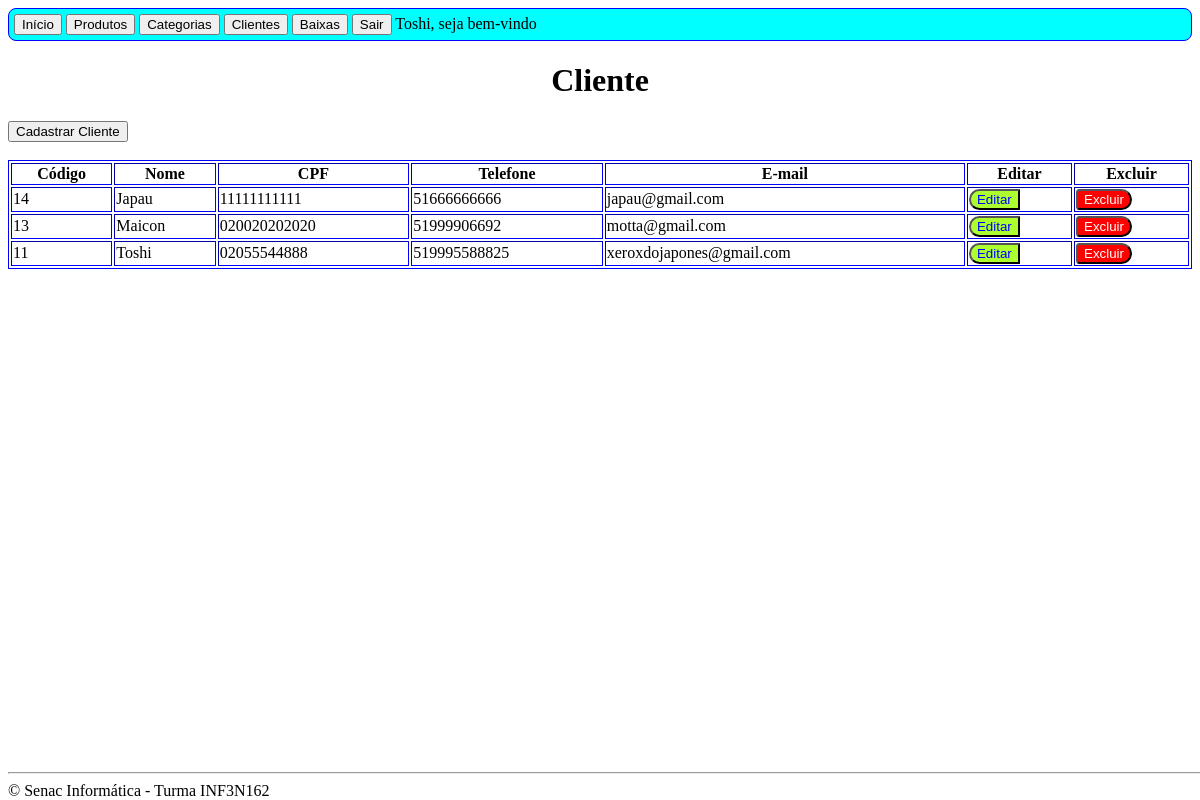
The page /cliente.php (signed in) on the database its author committed.
### tables this page shows
CREATE TABLE `cliente` (
  `id` int(11) NOT NULL,
  `nome` varchar(100) NOT NULL,
  `cpf` varchar(14) DEFAULT NULL,
  `telefone` varchar(50) DEFAULT NULL,
  `email` varchar(100) DEFAULT NULL,
  `login` varchar(30) DEFAULT NULL,
  `senha` varchar(200) DEFAULT NULL,
  `admin` int(11) NOT NULL
);

### dao/clsConexao.php (called while the page is built, shortened)
<?php
class Conexao {
    private function abrir(){
        $local = "localhost";
        $banco = "clinicaofitalmo";
        $usuario = "root";
        $senha = "";
        $conn = mysqli_connect($local, $usuario, $senha, $banco);
        return $conn;
    }
    public function consultar( $sql ){
        $conn = $this->abrir();
        if( $conn != NULL ){
            $result = mysqli_query($conn, $sql);
            return $result;
        }  else {
            return NULL;
        }
    }
}

### dao/clsClienteDAO.php (called while the page is built, shortened)
<?php
include_once CAMINHO.'dao/clsConexao.php';
include_once CAMINHO.'model/clsCliente.php';
class ClienteDAO {
    public static function getCliente(){
        $sql = " SELECT c.id, c.nome, c.telefone, c.cpf,"
             . " c.email, c.admin "
             . " FROM cliente c "
             . " ORDER BY c.nome ";
        $conn = new Conexao();
        $result = $conn->consultar($sql);
        $lista = new ArrayObject();
        while( list( $cod, $nome, $fone, $cpf, $mail,
                $admin) = mysqli_fetch_row($result) ){
            $cliente = new Cliente();
            $cliente->setId($cod);
            $cliente->setNome($nome);
            $cliente->setTelefone($fone);
            $cliente->setEmail($mail);
            $cliente->setCpf($cpf);
            $cliente->setAdmin($admin);
            $lista->append($cliente);
        }
        return $lista;
    }
}

### model/clsCliente.php (called while the page is built, shortened)
<?php
class Cliente {
    private $id;
    private $nome;
    private $telefone;
    private $cpf;
    private $email;
    public function getId() {
        return $this->id;
    }
    public function getNome() {
        return $this->nome;
    }
    public function getTelefone() {
        return $this->telefone;
    }
    public function getCpf() {
        return $this->cpf;
    }
    public function getEmail() {
        return $this->email;
    }
    public function setId($id) {
        $this->id = $id;
    }
    public function setNome($nome) {
        $this->nome = $nome;
    }
    public function setTelefone($telefone) {
        $this->telefone = $telefone;
    }
    public function setCpf($cpf) {
        $this->cpf = $cpf;
    }
    public function setEmail($email) {
        $this->email = $email;
    }
}

### cliente.php (the view, shortened to what this page needs)
<?php
    if( ! isset( $_SESSION['logado']) ||
            !$_SESSION['logado']  ) {
        header("Location: index.php");
    }  else {
    include_once CAMINHO.'model/clsCliente.php';
    include_once CAMINHO.'dao/clsClienteDAO.php';
?>
<!DOCTYPE html>
<html>
    <head>
        <link href="estilo.css" type="text/css" rel="stylesheet" />
    </head>
    <body onload="erro()">
        <?php
            require_once 'cabecalho.php';
        ?>
        <h1 align="center">Cliente</h1>
        <a href="frmCliente.php">
            <button>Cadastrar Cliente</button></a>
        <br>
        <br>
        <?php
        $lista = ClienteDAO::getCliente();
        if( $lista->count() == 0 ){
            echo '<h2><b>Nenhum cliente cadastrado</b></h2>';
        }  else {
        ?>
        <table border="1" width="100%">
            <tr>
                <th>Código</th>
                <th>Nome</th>
                <th>CPF</th>
                <th>Telefone</th>
                <th>E-mail</th>
                <th>Editar</th>
                <th>Excluir</th>
            </tr>
            <?php
            foreach ($lista as $cliente) {
            ?>
                <td><?php echo $cliente->getId(); ?></td>
                <td><?php echo $cliente->getNome(); ?></td>
                <td><?php echo $cliente->getCpf(); ?></td>
                <td><?php echo $cliente->getTelefone(); ?></td>
                <td><?php echo $cliente->getEmail(); ?></td>
                <td> <a href="frmCliente.php?editar&idCliente=<?php echo $cliente->getId(); ?>"><button class="btnEditar">Editar</button></a>  </td>
                <td> <a href="controller/salvarCliente.php?excluir&idCliente=<?php echo $cliente->getId(); ?>"><button class="btnExluir">Excluir</button></a> </td>
            <?php
            }
            ?>
        </table>
        <?php
        }
            require_once 'rodape.php';
        ?>
    </body>
</html>
<?php
    }

### estilo.css (style rules this page uses)
table { border: blue 1px solid; }
.btnExluir { background-color: red; color: white; border-radius: 5px 15px 15px 5px; }
.btnEditar { background-color: greenyellow; color: blue; border-radius: 15px 0px 0px 15px; }

### rows shown on the page
cliente: id "14", nome "Japau", cpf "11111111111", telefone "51666666666", email "japau@gmail.com"
cliente: id "13", nome "Maicon", cpf "020020202020", telefone "51999906692", email "motta@gmail.com"
cliente: id "11", nome "Toshi", cpf "02055544888", telefone "519995588825", email "xeroxdojapones@gmail.com"

### other values the page prints
$_SESSION['nome'] "Toshi"
